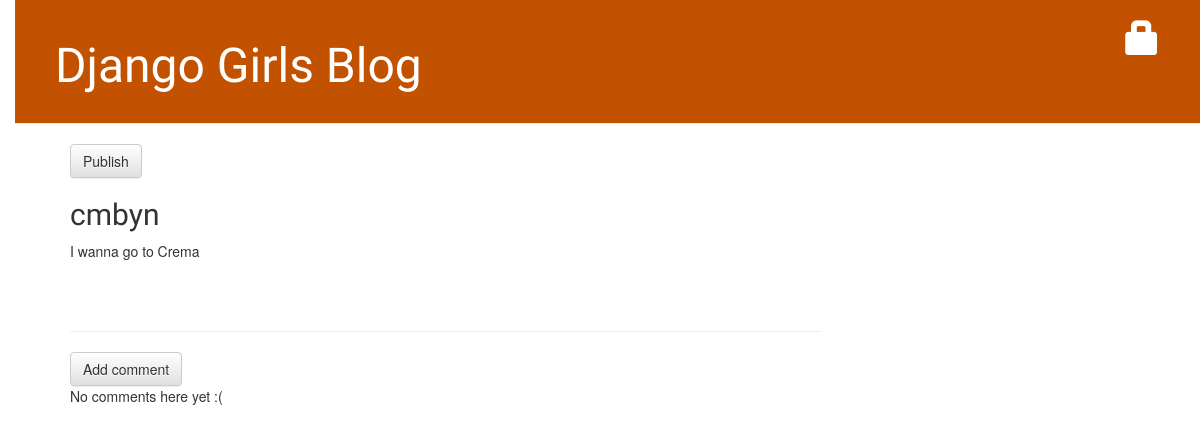
The page /post/7/ on the database as committed earlier.
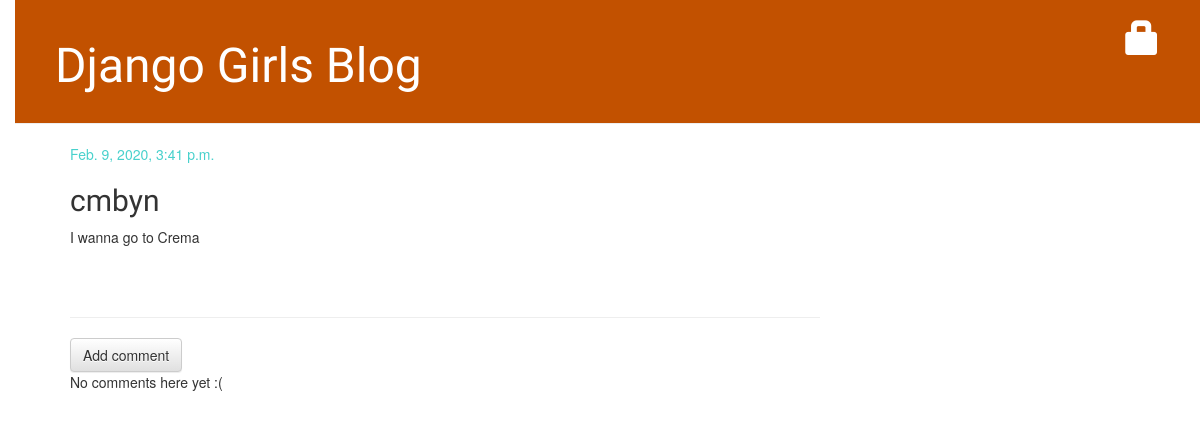
The same page on the database as committed later.
### blog/models.py (models this page shows, shortened)
class Post(models.Model):
    author = models.ForeignKey(settings.AUTH_USER_MODEL, on_delete=models.CASCADE)
    title = models.CharField(max_length=200)
    text = models.TextField()
    created_date = models.DateTimeField(default=timezone.now)
    published_date = models.DateTimeField(blank=True, null=True)

### blog/views.py (the view)
# urls.py: path('post/<int:pk>/', views.post_detail, name = 'post_detail'),
def post_detail(request, pk):
    post = get_object_or_404(Post, pk=pk)
    return render(request, 'blog/post_detail.html', {'post':post})

### blog/templates/blog/post_detail.html (shortened to what this page needs)
{% extends 'blog/base.html' %}
{% block content %}
    <div class="post">
        {% if post.published_date %}
            <div class="date">
                {{ post.published_date }}
            </div>
        {% else %}
            <a class="btn btn-default" href="{% url 'post_publish' pk=post.pk %}">Publish</a>
        {% endif %}
        <h2>{{ post.title }}</h2>
        <p>{{ post.text|linebreaksbr }}</p>
    </div>
    <hr>
    <a class="btn btn-default" href="{% url 'add_comment_to_post' pk=post.pk %}">Add comment</a>
    {% for comment in post.comments.all %}
        {% if user.is_authenticated or comment.approved_comment %}
        <div class="comment">
            <div class="date">
                {{ comment.created_date }}
                {% if not comment.approved_comment %}
                    <a class="btn btn-default" href="{% url 'comment_remove' pk=comment.pk %}"><span class="glyphicon glyphicon-remove"></span></a>
                    <a class="btn btn-default" href="{% url 'comment_approve' pk=comment.pk %}"><span class="glyphicon glyphicon-ok"></span></a>
                {% endif %}
            </div>
            <strong>{{ comment.author }}</strong>
            <p>{{ comment.text|linebreaks }}</p>
        </div>
        {% endif %}
    {% empty %}
        <p>No comments here yet :(</p>
    {% endfor %}
{% endblock %}

Rows that differ between the two databases and show on the page:
changed Post "cmbyn": published_date (not shown) → "Feb. 9, 2020, 3:41 p.m."
Other text that changed with them:
text no longer shown: "Publish"
